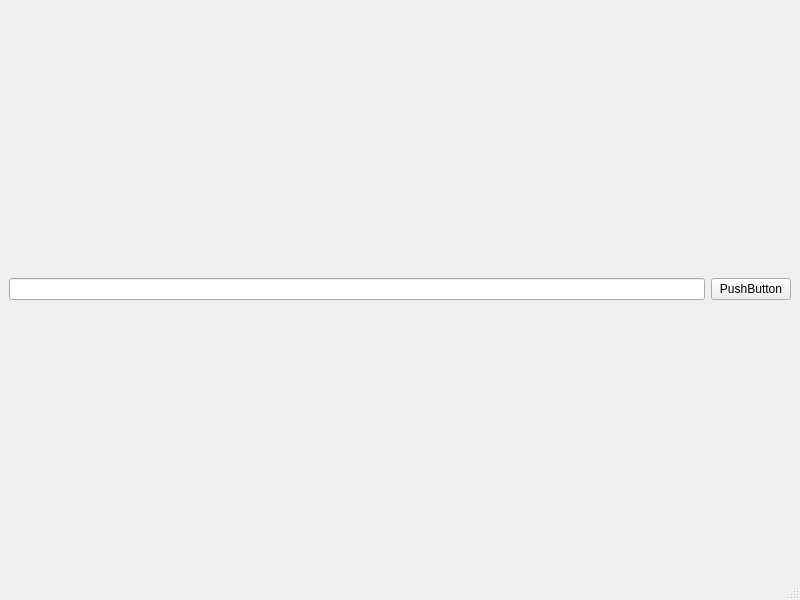
<?xml version="1.0" encoding="UTF-8"?>
<ui version="4.0">
 <class>MainWindow</class>
 <widget class="QMainWindow" name="MainWindow">
  <property name="geometry">
   <rect>
    <x>0</x>
    <y>0</y>
    <width>800</width>
    <height>600</height>
   </rect>
  </property>
  <property name="windowTitle">
   <string>MainWindow</string>
  </property>
  <widget class="QWidget" name="centralwidget">
   <layout class="QGridLayout" name="gridLayout">
    <item row="0" column="0">
     <layout class="QHBoxLayout" name="horizontalLayout">
      <item>
       <widget class="QLineEdit" name="lineEdit_search"/>
      </item>
      <item>
       <widget class="QPushButton" name="pushButton_search">
        <property name="text">
         <string>PushButton</string>
        </property>
       </widget>
      </item>
     </layout>
    </item>
   </layout>
  </widget>
  <widget class="QMenuBar" name="menubar">
   <property name="geometry">
    <rect>
     <x>0</x>
     <y>0</y>
     <width>800</width>
     <height>26</height>
    </rect>
   </property>
  </widget>
  <widget class="QStatusBar" name="statusbar"/>
 </widget>
 <resources/>
 <connections/>
</ui>
